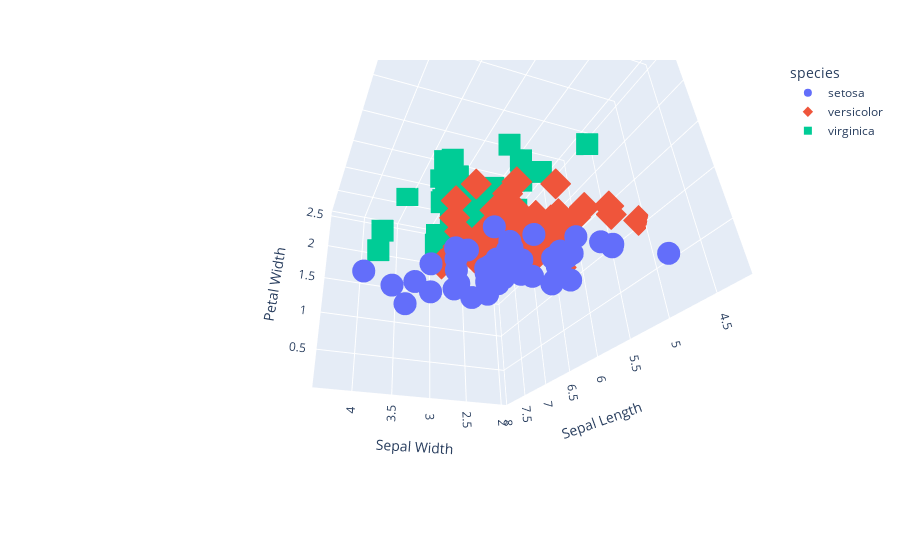

Notebook cell for this chart:
### Code cell
fig = px.scatter_3d(df, x = 'sepal_length' , y = 'sepal_width', z = 'petal_width' , color = 'species' , symbol = 'species')
fig.update_layout(scene = dict(xaxis_title = 'Sepal Length' , yaxis_title = 'Sepal Width' , zaxis_title = 'Petal Width'))
fig.show()

### Figure 1 — Plotly figure (JSON) as saved in the notebook; plotly's stock layout.template omitted (floating-point values rounded to 4 significant figures)
{"data": [{"hovertemplate": "species=setosa<br>sepal_length=%{x}<br>sepal_width=%{y}<br>petal_width=%{z}<extra></extra>", "legendgroup": "setosa", "marker": {"color": "#636efa", "symbol": "circle"}, "mode": "markers", "name": "setosa", "scene": "scene", "showlegend": true, "type": "scatter3d", "x": [5.1, 4.9, 4.7, 4.6, 5, 5.4, 4.6, 5, 4.4, 4.9, 5.4, 4.8, 4.8, 4.3, 5.8, 5.7, 5.4, 5.1, 5.7, 5.1, 5.4, 5.1, 4.6, 5.1, 4.8, 5, 5, 5.2, 5.2, 4.7, 4.8, 5.4, 5.2, 5.5, 4.9, 5, 5.5, 4.9, 4.4, 5.1, 5, 4.5, 4.4, 5, 5.1, 4.8, 5.1, 4.6, 5.3, 5], "y": [3.5, 3, 3.2, 3.1, 3.6, 3.9, 3.4, 3.4, 2.9, 3.1, 3.7, 3.4, 3, 3, 4, 4.4, 3.9, 3.5, 3.8, 3.8, 3.4, 3.7, 3.6, 3.3, 3.4, 3, 3.4, 3.5, 3.4, 3.2, 3.1, 3.4, 4.1, 4.2, 3.1, 3.2, 3.5, 3.1, 3, 3.4, 3.5, 2.3, 3.2, 3.5, 3.8, 3, 3.8, 3.2, 3.7, 3.3], "z": [0.2, 0.2, 0.2, 0.2, 0.2, 0.4, 0.3, 0.2, 0.2, 0.1, 0.2, 0.2, 0.1, 0.1, 0.2, 0.4, 0.4, 0.3, 0.3, 0.3, 0.2, 0.4, 0.2, 0.5, 0.2, 0.2, 0.4, 0.2, 0.2, 0.2, 0.2, 0.4, 0.1, 0.2, 0.1, 0.2, 0.2, 0.1, 0.2, 0.2, 0.3, 0.3, 0.2, 0.6, 0.4, 0.3, 0.2, 0.2, 0.2, 0.2]}, {"hovertemplate": "species=versicolor<br>sepal_length=%{x}<br>sepal_width=%{y}<br>petal_width=%{z}<extra></extra>", "legendgroup": "versicolor", "marker": {"color": "#EF553B", "symbol": "diamond"}, "mode": "markers", "name": "versicolor", "scene": "scene", "showlegend": true, "type": "scatter3d", "x": [7, 6.4, 6.9, 5.5, 6.5, 5.7, 6.3, 4.9, 6.6, 5.2, 5, 5.9, 6, 6.1, 5.6, 6.7, 5.6, 5.8, 6.2, 5.6, 5.9, 6.1, 6.3, 6.1, 6.4, 6.6, 6.8, 6.7, 6, 5.7, 5.5, 5.5, 5.8, 6, 5.4, 6, 6.7, 6.3, 5.6, 5.5, 5.5, 6.1, 5.8, 5, 5.6, 5.7, 5.7, 6.2, 5.1, 5.7], "y": [3.2, 3.2, 3.1, 2.3, 2.8, 2.8, 3.3, 2.4, 2.9, 2.7, 2, 3, 2.2, 2.9, 2.9, 3.1, 3, 2.7, 2.2, 2.5, 3.2, 2.8, 2.5, 2.8, 2.9, 3, 2.8, 3, 2.9, 2.6, 2.4, 2.4, 2.7, 2.7, 3, 3.4, 3.1, 2.3, 3, 2.5, 2.6, 3, 2.6, 2.3, 2.7, 3, 2.9, 2.9, 2.5, 2.8], "z": [1.4, 1.5, 1.5, 1.3, 1.5, 1.3, 1.6, 1, 1.3, 1.4, 1, 1.5, 1, 1.4, 1.3, 1.4, 1.5, 1, 1.5, 1.1, 1.8, 1.3, 1.5, 1.2, 1.3, 1.4, 1.4, 1.7, 1.5, 1, 1.1, 1, 1.2, 1.6, 1.5, 1.6, 1.5, 1.3, 1.3, 1.3, 1.2, 1.4, 1.2, 1, 1.3, 1.2, 1.3, 1.3, 1.1, 1.3]}, {"hovertemplate": "species=virginica<br>sepal_length=%{x}<br>sepal_width=%{y}<br>petal_width=%{z}<extra></extra>", "legendgroup": "virginica", "marker": {"color": "#00cc96", "symbol": "square"}, "mode": "markers", "name": "virginica", "scene": "scene", "showlegend": true, "type": "scatter3d", "x": [6.3, 5.8, 7.1, 6.3, 6.5, 7.6, 4.9, 7.3, 6.7, 7.2, 6.5, 6.4, 6.8, 5.7, 5.8, 6.4, 6.5, 7.7, 7.7, 6, 6.9, 5.6, 7.7, 6.3, 6.7, 7.2, 6.2, 6.1, 6.4, 7.2, 7.4, 7.9, 6.4, 6.3, 6.1, 7.7, 6.3, 6.4, 6, 6.9, 6.7, 6.9, 5.8, 6.8, 6.7, 6.7, 6.3, 6.5, 6.2, 5.9], "y": [3.3, 2.7, 3, 2.9, 3, 3, 2.5, 2.9, 2.5, 3.6, 3.2, 2.7, 3, 2.5, 2.8, 3.2, 3, 3.8, 2.6, 2.2, 3.2, 2.8, 2.8, 2.7, 3.3, 3.2, 2.8, 3, 2.8, 3, 2.8, 3.8, 2.8, 2.8, 2.6, 3, 3.4, 3.1, 3, 3.1, 3.1, 3.1, 2.7, 3.2, 3.3, 3, 2.5, 3, 3.4, 3], "z": [2.5, 1.9, 2.1, 1.8, 2.2, 2.1, 1.7, 1.8, 1.8, 2.5, 2, 1.9, 2.1, 2, 2.4, 2.3, 1.8, 2.2, 2.3, 1.5, 2.3, 2, 2, 1.8, 2.1, 1.8, 1.8, 1.8, 2.1, 1.6, 1.9, 2, 2.2, 1.5, 1.4, 2.3, 2.4, 1.8, 1.8, 2.1, 2.4, 2.3, 1.9, 2.3, 2.5, 2.3, 1.9, 2, 2.3, 1.8]}], "layout": {"autosize": true, "legend": {"title": {"text": "species"}, "tracegroupgap": 0}, "margin": {"t": 60}, "scene": {"aspectmode": "auto", "aspectratio": {"x": 1.31, "y": 0.8736, "z": 0.8736}, "camera": {"center": {"x": 0.04208, "y": 0.1542, "z": -0.1645}, "eye": {"x": -1.415, "y": 0.6529, "z": -1.026}, "projection": {"type": "perspective"}, "up": {"x": 0, "y": 0, "z": 1}}, "domain": {"x": [0, 1], "y": [0, 1]}, "xaxis": {"title": {"text": "Sepal Length"}, "type": "linear"}, "yaxis": {"title": {"text": "Sepal Width"}, "type": "linear"}, "zaxis": {"title": {"text": "Petal Width"}, "type": "linear"}}}}
